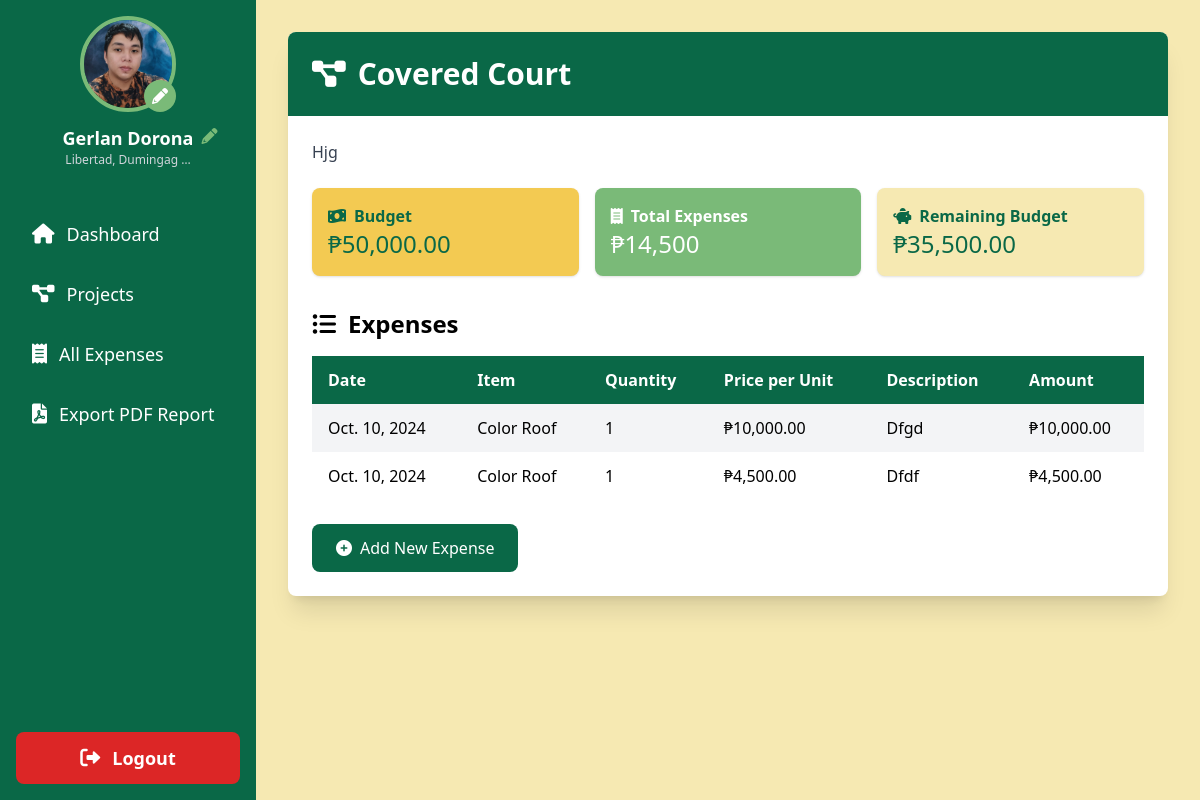
/project/23/ (signed in), run on the app's committed database.
### sk_project/models.py (models this page shows, shortened)
class User(AbstractUser):
    is_chairman = models.BooleanField(default=False)
    profile_picture = models.ImageField(upload_to='profile_pics/', default='profile_pics/default_avatar.png', blank=True)
    address = models.TextField(blank=True, null=True)
    contact_number = models.CharField(max_length=15, blank=True, null=True)
    groups = models.ManyToManyField(
        Group,
        verbose_name=_('groups'),
        blank=True,
        help_text=_(
            'The groups this user belongs to. A user will get all permissions '
            'granted to each of their groups.'
        ),
        related_name='sk_user_set',
        related_query_name='sk_user',
    )
    user_permissions = models.ManyToManyField(
        Permission,
        verbose_name=_('user permissions'),
        blank=True,
        help_text=_('Specific permissions for this user.'),
        related_name='sk_user_set',
        related_query_name='sk_user',
    )

class Project(models.Model):
    name = models.CharField(max_length=255)
    description = models.TextField()
    allocated_budget = models.DecimalField(max_digits=10, decimal_places=2, default=0)
    budget = models.DecimalField(max_digits=10, decimal_places=2)
    main_budget = models.ForeignKey(MainBudget, related_name='projects', on_delete=models.SET_NULL, null=True)
    chairman = models.ForeignKey(User, related_name='projects', on_delete=models.CASCADE)
    start_date = models.DateField()
    end_date = models.DateField()
    created_at = models.DateTimeField(auto_now_add=True)
    updated_at = models.DateTimeField(auto_now=True)
    class Meta:
        ordering = ['start_date']
    @property
    def remaining_budget(self):
        total_expenses = self.expenses.aggregate(total=models.Sum('amount'))['total'] or 0
        return self.budget - total_expenses

class Expense(models.Model):
    project = models.ForeignKey(Project, related_name='expenses', on_delete=models.CASCADE)
    item_name = models.CharField(max_length=255)
    price_per_unit = models.DecimalField(max_digits=10, decimal_places=2, default=0.00)
    quantity = models.PositiveIntegerField(default=1)
    description = models.TextField()
    amount = models.DecimalField(max_digits=10, decimal_places=2)
    date_incurred = models.DateField()
    created_at = models.DateTimeField(auto_now_add=True)
    updated_at = models.DateTimeField(auto_now=True)
    class Meta:
        ordering = ['date_incurred']

### sk_project/views.py (the view)
# urls.py: path('project/<int:project_id>/', views.project_detail, name='project_detail'),
@login_required
def project_detail(request, project_id):
    project = get_object_or_404(Project, id=project_id, chairman=request.user)
    expenses = project.expenses.all().order_by('-date_incurred')
    total_expenses = expenses.aggregate(total=Sum('amount'))['total'] or 0
    context = {
        'project': project,
        'expenses': expenses,
        'total_expenses': total_expenses,
    }
    return render(request, 'project_detail.html', context)

### templates/project_detail.html
{% extends 'base.html' %}
{% load humanize %}
{% block content %}
    <div class="bg-white shadow-xl rounded-lg overflow-hidden">
        <div class="bg-tertiary text-white p-6">
            <h2 class="text-3xl font-bold flex items-center">
                <i class="fas fa-project-diagram mr-3"></i>{{ project.name }}
            </h2>
        </div>
        <div class="p-6">
            <p class="text-gray-700 mb-6">{{ project.description }}</p>
            <div class="grid grid-cols-1 md:grid-cols-3 gap-4 mb-8">
                <div class="bg-primary text-tertiary p-4 rounded-lg shadow">
                    <p class="font-bold flex items-center"><i class="fas fa-money-bill-wave mr-2"></i>Budget</p>
                    <p class="text-2xl">₱{{ project.budget|intcomma }}</p>
                </div>
                <div class="bg-quaternary text-white p-4 rounded-lg shadow">
                    <p class="font-bold flex items-center"><i class="fas fa-receipt mr-2"></i>Total Expenses</p>
                    <p class="text-2xl">₱{{ total_expenses|intcomma }}</p>
                </div>
                <div class="bg-secondary text-tertiary p-4 rounded-lg shadow">
                    <p class="font-bold flex items-center"><i class="fas fa-piggy-bank mr-2"></i>Remaining Budget</p>
                    <p class="text-2xl">₱{{ project.remaining_budget|intcomma }}</p>
                </div>
            </div>
            <h3 class="text-2xl font-bold mb-4 flex items-center">
                <i class="fas fa-list-ul mr-3"></i>Expenses
            </h3>
            <div class="overflow-x-auto">
                <table class="min-w-full bg-white">
                    <thead class="bg-tertiary text-white">
                        <tr>
                            <th class="py-3 px-4 text-left">Date</th>
                            <th class="py-3 px-4 text-left">Item</th>
                            <th class="py-3 px-4 text-left">Quantity</th>
                            <th class="py-3 px-4 text-left">Price per Unit</th>
                            <th class="py-3 px-4 text-left">Description</th>
                            <th class="py-3 px-4 text-left">Amount</th>
                        </tr>
                    </thead>
                    <tbody>
                        {% for expense in expenses %}
                            <tr class="{% cycle 'bg-gray-100' '' %}">
                                <td class="py-3 px-4">{{ expense.date_incurred }}</td>
                                <td class="py-3 px-4">{{ expense.item_name }}</td>
                                <td class="py-3 px-4">{{ expense.quantity }}</td>
                                <td class="py-3 px-4">₱{{ expense.price_per_unit|intcomma }}</td>
                                <td class="py-3 px-4">{{ expense.description }}</td>
                                <td class="py-3 px-4">₱{{ expense.amount|intcomma }}</td>
                            </tr>
                        {% empty %}
                            <tr>
                                <td colspan="6" class="py-3 px-4 text-center text-gray-500">No expenses recorded for this project.</td>
                            </tr>
                        {% endfor %}
                    </tbody>
                </table>
            </div>
            <a href="{% url 'add_expense' project.id %}" class="inline-block mt-6 px-6 py-3 bg-tertiary text-white rounded-lg hover:bg-quaternary transition duration-300">
                <i class="fas fa-plus-circle mr-2"></i>Add New Expense
            </a>
        </div>
    </div>
{% endblock %}

### templates/base.html (shortened to what this page needs)
<!DOCTYPE html>
<html lang="en">
    {% load static %}
    <head>
        <script src="https://cdn.tailwindcss.com"></script>
        <link href="https://cdnjs.cloudflare.com/ajax/libs/font-awesome/6.0.0-beta3/css/all.min.css" rel="stylesheet">
    </head>
    <body class="bg-secondary">
        <div class="flex h-screen">
            <aside class="w-64 bg-tertiary text-white flex flex-col">
                <div class="p-4 flex flex-col items-center">
                    <a href="{% url 'edit_profile' %}" class="mb-3 relative">
                        {% if user.profile_picture %}
                            <img src="{{ user.profile_picture.url }}" alt="Profile Picture" class="w-24 h-24 rounded-full border-4 border-quaternary hover:border-primary transition-colors duration-200">
                        {% else %}
                            <img src="{% static 'img/drr.png' %}" alt="Default Profile Picture" class="w-24 h-24 rounded-full border-4 border-quaternary hover:border-primary transition-colors duration-200">
                        {% endif %}
                        <i class="fas fa-pencil-alt absolute bottom-0 right-0 bg-quaternary text-white p-2 rounded-full"></i>
                    </a>
                    <div class="text-center relative">
                        <h2 class="text-lg font-semibold">{{ user.get_full_name|title }}</h2>
                        <p class="text-xs text-gray-300">{{ user.address|truncatechars:20|capfirst }}</p>
                        <a href="{% url 'edit_profile' %}" class="absolute -right-6 top-0">
                            <i class="fas fa-pencil-alt text-quaternary hover:text-primary transition-colors duration-200"></i>
                        </a>
                    </div>
                </div>
                <nav class="mt-6 flex-grow">
                    {% if user.is_superuser %}
                        <a href="{% url 'admin_dashboard' %}" class="block py-3 px-6 hover:bg-quaternary transition-colors duration-200 {% if request.resolver_match.url_name == 'admin_dashboard' %}bg-quaternary text-primary font-bold{% endif %} rounded-lg mb-2 mx-2 flex items-center">
                            <i class="fas fa-user-shield mr-3 text-xl"></i> <span class="text-lg">Admin Dashboard</span>
                        </a>
                        {% else%}
                    <a href="{% url 'dashboard' %}" class="block py-3 px-6 hover:bg-quaternary transition-colors duration-200  rounded-lg mb-2 mx-2 flex items-center">
                        <i class="fas fa-home mr-3 text-xl"></i> <span class="text-lg">Dashboard</span>
                    </a>
                    <a href="{% url 'all_projects' %}" class="block py-3 px-6 hover:bg-quaternary transition-colors duration-200  rounded-lg mb-2 mx-2 flex items-center">
                        <i class="fas fa-project-diagram mr-3 text-xl"></i> <span class="text-lg">Projects</span>
                    </a>
                    <a href="{% url 'all_expenses' %}" class="block py-3 px-6 hover:bg-quaternary transition-colors duration-200  rounded-lg mb-2 mx-2 flex items-center">
                        <i class="fas fa-receipt mr-3 text-xl"></i> <span class="text-lg">All Expenses</span>
                    </a>
                    <a href="{% url 'export_pdf_report' %}" class="block py-3 px-6 hover:bg-quaternary transition-colors duration-200  rounded-lg mb-2 mx-2 flex items-center">
                        <i class="fas fa-file-pdf mr-3 text-xl"></i> <span class="text-lg">Export PDF Report</span>
                    </a>
                    {% endif %}
                </nav>
                <div class="p-4 mt-auto">
                    <a href="{% url 'logout' %}" class="block py-3 px-6 bg-red-600 text-white rounded-lg hover:bg-red-700 transition-colors duration-200 text-center flex items-center justify-center">
                        <i class="fas fa-sign-out-alt mr-3 text-xl"></i> <span class="text-lg font-semibold">Logout</span>
                    </a>
                </div>
            </aside>
            <main class="flex-1 p-8 overflow-y-auto">
                {% block content %}
                {% endblock %}
            </main>
        </div>
    </body>
</html>

### data on the page
User: profile_picture (picture), get_full_name "Gerlan Dorona", address "Libertad, Dumingag …"
Project: name "Covered Court", description "Hjg", budget "50,000.00", remaining_budget "35,500.00"
Expense: date_incurred "Oct. 10, 2024", item_name "Color Roof", quantity "1", price_per_unit "10,000.00", description "Dfgd", amount "10,000.00"
Expense: date_incurred "Oct. 10, 2024", item_name "Color Roof", quantity "1", price_per_unit "4,500.00", description "Dfdf", amount "4,500.00"

### other printed values
{{ total_expenses|intcomma }} "14,500"
